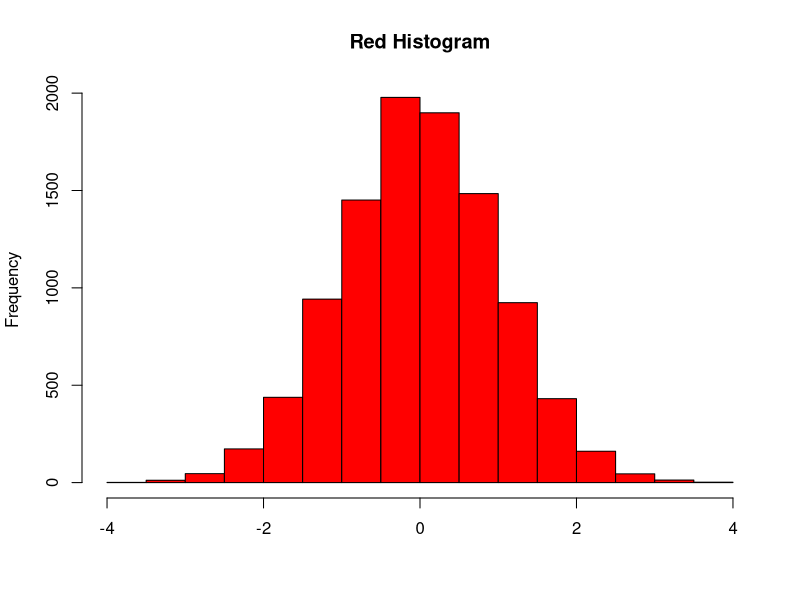

Here is the R script that generated this plot:
## ---- chunk 1
#| echo: false
set.seed(123)
hist(rnorm(10000), col = "red", main = "Red Histogram", xlab = "")
